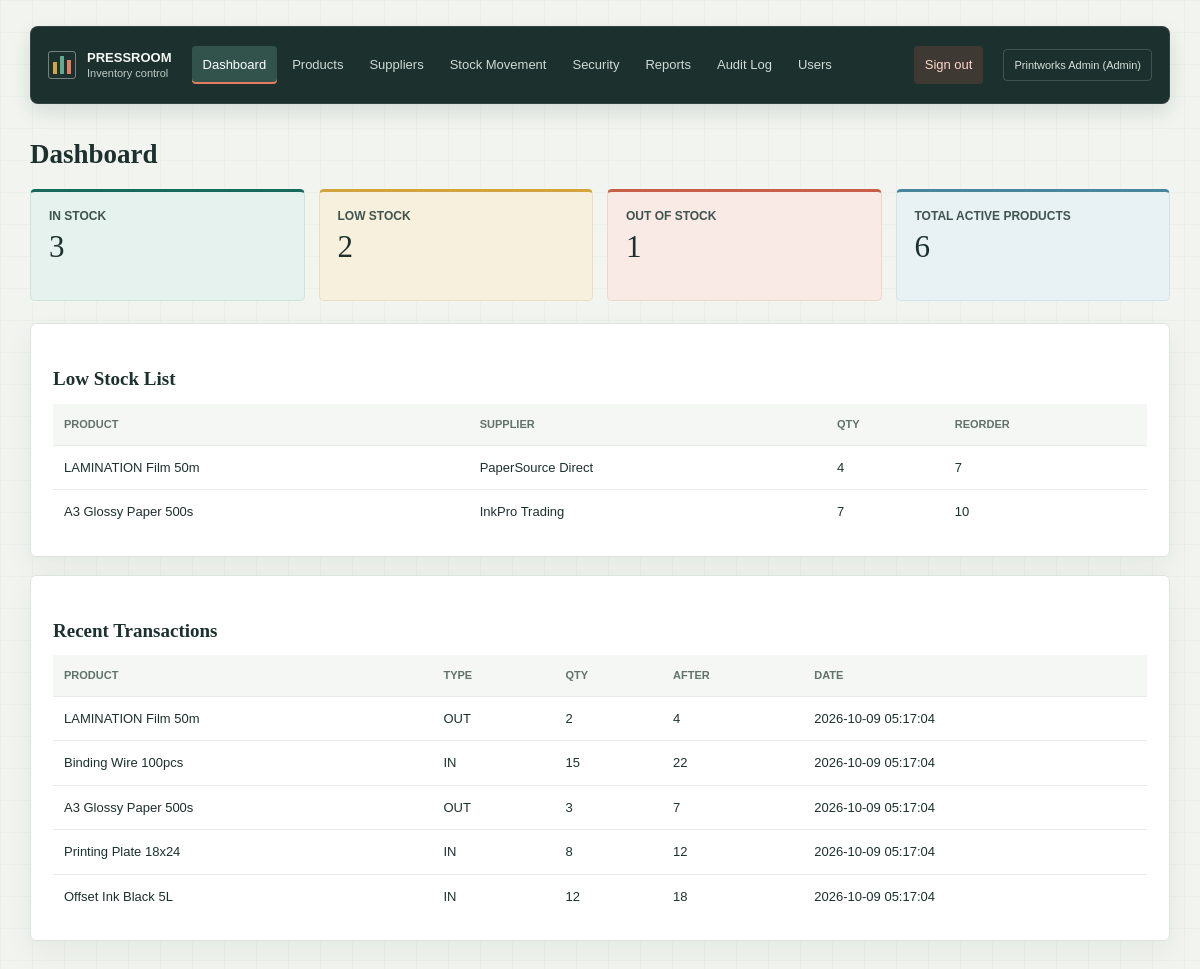
Page /index.php?page=dashboard (signed in) on the committed database.
### tables this page shows
CREATE TABLE USERS (
    id INT AUTO_INCREMENT PRIMARY KEY,
    name VARCHAR(100) NOT NULL,
    email VARCHAR(100) NOT NULL UNIQUE,
    password_hash VARCHAR(255) NOT NULL,
    role ENUM('Admin', 'Manager', 'Staff') NOT NULL,
    is_active TINYINT(1) NOT NULL DEFAULT 1,
    totp_secret TEXT DEFAULT NULL,
    totp_enabled TINYINT(1) NOT NULL DEFAULT 0,
    totp_last_used BIGINT UNSIGNED DEFAULT NULL,
    totp_failed_attempts TINYINT UNSIGNED NOT NULL DEFAULT 0,
    totp_locked_until DATETIME DEFAULT NULL,
    created_at TIMESTAMP DEFAULT CURRENT_TIMESTAMP
);

CREATE TABLE PRODUCTS (
    id INT AUTO_INCREMENT PRIMARY KEY,
    supplier_id INT NOT NULL,
    name VARCHAR(150) NOT NULL,
    sku VARCHAR(100) NOT NULL UNIQUE,
    quantity INT NOT NULL DEFAULT 0,
    reorder_level INT NOT NULL DEFAULT 5,
    is_active TINYINT(1) NOT NULL DEFAULT 1,
    created_at TIMESTAMP DEFAULT CURRENT_TIMESTAMP,
    CONSTRAINT fk_products_supplier FOREIGN KEY (supplier_id) REFERENCES SUPPLIERS(id)
);

CREATE TABLE SUPPLIERS (
    id INT AUTO_INCREMENT PRIMARY KEY,
    name VARCHAR(150) NOT NULL,
    contact_person VARCHAR(100) DEFAULT NULL,
    phone VARCHAR(30) DEFAULT NULL,
    email VARCHAR(100) DEFAULT NULL,
    is_active TINYINT(1) NOT NULL DEFAULT 1,
    created_at TIMESTAMP DEFAULT CURRENT_TIMESTAMP
);

CREATE TABLE TRANSACTION_HISTORY (
    id INT AUTO_INCREMENT PRIMARY KEY,
    product_id INT NOT NULL,
    type ENUM('IN', 'OUT') NOT NULL,
    quantity INT NOT NULL,
    before_quantity INT NOT NULL,
    after_quantity INT NOT NULL,
    notes VARCHAR(255) DEFAULT NULL,
    user_id INT NOT NULL,
    created_at TIMESTAMP DEFAULT CURRENT_TIMESTAMP,
    CONSTRAINT fk_history_product FOREIGN KEY (product_id) REFERENCES PRODUCTS(id),
    CONSTRAINT fk_history_user FOREIGN KEY (user_id) REFERENCES USERS(id)
);

### index.php (the view, shortened to what this page needs)
<?php
require_once __DIR__ . '/functions.php';
$db = getDb();
$error = null;
$message = null;
$page = isset($_GET['page']) && is_string($_GET['page']) ? $_GET['page'] : 'dashboard';
$authenticatedUser = getUserById($db, (int) $_SESSION['user_id']);
if ($page === 'security') {
    $account = getUserById($db, (int) $_SESSION['user_id']);
    $twoFactorEnabled = $account && (int) $account['totp_enabled'] === 1;
    $content = '<div class="card"><h2>Account security</h2>';
    if ($message) { $content .= '<div class="alert success">' . e($message) . '</div>'; }
    if ($error) { $content .= '<div class="alert error">' . e($error) . '</div>'; }
    $content .= '<p>Two-factor authentication is optional. Turn it on for this account here; repeat these steps with each demo account you want to protect.</p>';
    if ($twoFactorEnabled) {
        $content .= '<p>Two-factor authentication is <strong>enabled</strong> for this account.</p>';
        $content .= '<h3>Turn off two-factor authentication</h3>';
        $content .= '<p class="muted">Confirm with your account password and a current authenticator code.</p>';
        $content .= '<form method="post">
            <input type="hidden" name="csrf_token" value="' . e(csrfToken()) . '">
            <div class="field"><label for="disable_password">Current password</label><input id="disable_password" type="password" name="current_password" required autocomplete="current-password"></div>
            <div class="field"><label for="disable_code">Authenticator code</label><input id="disable_code" type="text" name="totp_code" inputmode="numeric" pattern="[0-9]{6}" maxlength="6" required autocomplete="one-time-code"></div>
            <button type="submit" name="disable_totp" class="btn danger">Turn off 2FA</button>
        </form>';
    } elseif (!empty($_SESSION['totp_setup_secret'])) {
        $secret = (string) $_SESSION['totp_setup_secret'];
        $label = rawurlencode('CSE1 Inventory:' . $account['email']);
        $otpauthUri = 'otpauth://totp/' . $label . '?secret=' . rawurlencode($secret) . '&issuer=CSE1%20Inventory&algorithm=SHA1&digits=6&period=30';
        $content .= '<p>Scan this QR code with your authenticator app. Keep it private; anyone who scans it can generate sign-in codes for your account.</p>
            <div id="totp-qr" class="qr-code" role="img" aria-label="Authenticator setup QR code" data-qr-value="' . e($otpauthUri) . '"></div>
            <p class="muted">If you cannot scan the QR code, choose manual setup in your authenticator app and enter these details:</p>
            <ul><li>Account: ' . e($account['email']) . '</li><li>Setup key: <code>' . e($secret) . '</code></li><li>Type: time-based (TOTP)</li></ul>
            <p id="totp-qr-error" class="alert error" hidden>The QR code could not be displayed. Use the setup key above instead.</p>
            <form method="post">
                <input type="hidden" name="csrf_token" value="' . e(csrfToken()) . '">
                <div class="field"><label for="setup_code">Verify setup with an authenticator code</label><input id="setup_code" type="text" name="totp_code" inputmode="numeric" pattern="[0-9]{6}" maxlength="6" required autocomplete="one-time-code"></div>
                <button type="submit" name="confirm_totp_setup" class="btn">Verify and enable 2FA</button>
            </form>
            <script src="assets/vendor/qrcode.js"></script>
            <script src="assets/vendor/qrcode_UTF8.js"></script>
            <script>
                (function () {
                    var target = document.getElementById("totp-qr");
                    var fallback = document.getElementById("totp-qr-error");
                    try {
                        var qr = qrcode(0, "M");
                        qr.addData(target.getAttribute("data-qr-value"), "Byte");
                        qr.make();
                        target.innerHTML = qr.createSvgTag(5, 4);
                    } catch (error) {
                        fallback.hidden = false;
                    }
                }());
            </script>';
    } else {
        $content .= '<p>Two-factor authentication is <strong>off</strong> for this account.</p>';
        $content .= '<p>Use an authenticator app such as Google Authenticator, Microsoft Authenticator, or Authy. Setup requires your current password.</p>';
        $content .= '<form method="post">
            <input type="hidden" name="csrf_token" value="' . e(csrfToken()) . '">
            <div class="field"><label for="setup_password">Current password</label><input id="setup_password" type="password" name="current_password" required autocomplete="current-password"></div>
            <button type="submit" name="begin_totp_setup" class="btn">Enable 2FA for this account</button>
        </form>';
    }
    $content .= '</div>';
} else {
    $stats = getDashboardStats($db);
    $lowStock = getLowStockList($db);
    $latest = getRecentTransactions($db, 5);
    $content = '<div class="card dashboard-summary"><h2>Dashboard</h2>';
    $content .= '<div class="grid two-col"><div class="stat"><h3>In Stock</h3><div class="value">' . $stats['in_stock'] . '</div></div><div class="stat"><h3>Low Stock</h3><div class="value">' . $stats['low_stock'] . '</div></div><div class="stat"><h3>Out of Stock</h3><div class="value">' . $stats['out_of_stock'] . '</div></div><div class="stat"><h3>Total Active Products</h3><div class="value">' . $stats['total'] . '</div></div></div></div>';
    $content .= '<div class="card"><h3>Low Stock List</h3><table><thead><tr><th>Product</th><th>Supplier</th><th>Qty</th><th>Reorder</th></tr></thead><tbody>';
    if (empty($lowStock)) {
        $content .= '<tr><td colspan="4" class="muted">No low-stock items.</td></tr>';
    } else {
        foreach ($lowStock as $row) {
            $content .= '<tr><td>' . e($row['name']) . '</td><td>' . e($row['supplier_name']) . '</td><td>' . (int) $row['quantity'] . '</td><td>' . (int) $row['reorder_level'] . '</td></tr>';
        }
    }
    $content .= '</tbody></table></div>';
    $content .= '<div class="card"><h3>Recent Transactions</h3><table><thead><tr><th>Product</th><th>Type</th><th>Qty</th><th>After</th><th>Date</th></tr></thead><tbody>';
    if (empty($latest)) {
        $content .= '<tr><td colspan="5" class="muted">No transactions yet.</td></tr>';
    } else {
        foreach ($latest as $row) {
            $content .= '<tr><td>' . e($row['product_name']) . '</td><td>' . e($row['type']) . '</td><td>' . (int) $row['quantity'] . '</td><td>' . (int) $row['after_quantity'] . '</td><td>' . e($row['created_at']) . '</td></tr>';
        }
    }
    $content .= '</tbody></table></div>';
}
$user = ['name' => $_SESSION['user_name'], 'role' => $_SESSION['user_role']];
echo renderLayout('Inventory System', $content, $page, $user);

### functions.php (shortened to what this page needs)
<?php
function e(?string $value): string
{
    return htmlspecialchars($value ?? '', ENT_QUOTES, 'UTF-8');
}
function getUserById(PDO $db, int $id): ?array
{
    $stmt = $db->prepare('SELECT * FROM USERS WHERE id = :id LIMIT 1');
    $stmt->execute(['id' => $id]);
    $user = $stmt->fetch();
    return $user ?: null;
}
function getDashboardStats(PDO $db): array
{
    $total = $db->query('SELECT COUNT(*) AS total FROM PRODUCTS WHERE is_active = 1')->fetch();
    $inStock = $db->query('SELECT COUNT(*) AS total FROM PRODUCTS WHERE is_active = 1 AND quantity > reorder_level')->fetch();
    $lowStock = $db->query('SELECT COUNT(*) AS total FROM PRODUCTS WHERE is_active = 1 AND quantity <= reorder_level AND quantity > 0')->fetch();
    $outOfStock = $db->query('SELECT COUNT(*) AS total FROM PRODUCTS WHERE is_active = 1 AND quantity = 0')->fetch();
    return [
        'total' => (int) ($total['total'] ?? 0),
        'in_stock' => (int) ($inStock['total'] ?? 0),
        'low_stock' => (int) ($lowStock['total'] ?? 0),
        'out_of_stock' => (int) ($outOfStock['total'] ?? 0),
    ];
}
function getLowStockList(PDO $db): array
{
    $stmt = $db->query(
        'SELECT p.id, p.name, p.quantity, p.reorder_level, s.name AS supplier_name ' .
        'FROM PRODUCTS p ' .
        'LEFT JOIN SUPPLIERS s ON s.id = p.supplier_id ' .
        'WHERE p.is_active = 1 AND p.quantity <= p.reorder_level AND p.quantity > 0 ' .
        'ORDER BY p.quantity ASC, p.name ASC LIMIT 10'
    );
    return $stmt->fetchAll();
}
function getRecentTransactions(PDO $db, int $limit = 8): array
{
    $stmt = $db->prepare(
        'SELECT th.*, p.name AS product_name, u.name AS user_name ' .
        'FROM TRANSACTION_HISTORY th ' .
        'LEFT JOIN PRODUCTS p ON p.id = th.product_id ' .
        'LEFT JOIN USERS u ON u.id = th.user_id ' .
        'ORDER BY th.created_at DESC, th.id DESC LIMIT :limit'
    );
    $stmt->bindValue(':limit', $limit, PDO::PARAM_INT);
    $stmt->execute();
    return $stmt->fetchAll();
}
function renderNavbar(string $currentPage, array $user): string
{
    $nav = [
        'dashboard' => 'Dashboard',
        'products' => 'Products',
        'suppliers' => 'Suppliers',
        'stock' => 'Stock Movement',
        'security' => 'Security',
    ];
    $role = $user['role'] ?? '';
    if (in_array($role, ['Admin', 'Manager'], true)) {
        $nav['reports'] = 'Reports';
    }
    if ($role === 'Admin') {
        $nav['audit'] = 'Audit Log';
        $nav['users'] = 'Users';
    }
    $html = '<nav class="nav" aria-label="Main navigation"><a class="brand" href="index.php?page=dashboard"><span class="brand-mark" aria-hidden="true"><i></i><i></i><i></i></span><span class="brand-copy"><strong>PRESSROOM</strong><small>Inventory control</small></span></a><div class="nav-links">';
    foreach ($nav as $page => $label) {
        $active = $currentPage === $page ? ' active' : '';
        $html .= '<a class="nav-item' . $active . '" href="index.php?page=' . $page . '"' . ($currentPage === $page ? ' aria-current="page"' : '') . '>' . $label . '</a>';
    }
    $html .= '</div><a class="nav-item danger" href="index.php?logout=1">Sign out</a>';
    $html .= '<span class="user-pill">' . e($user['name']) . ' (' . e($user['role']) . ')</span>';
    $html .= '</nav>';
    return $html;
}
function renderLayout(string $title, string $content, string $currentPage, array $user): string
{
    return '
    <!doctype html>
    <html lang="en">
    <head>
        <meta charset="UTF-8" />
        <meta name="viewport" content="width=device-width, initial-scale=1.0" />
        <title>' . e($title) . '</title>
        <link rel="stylesheet" href="assets/css/app.css" />
    </head>
    <body>
        <div class="app-shell"><div class="container">
            ' . renderNavbar($currentPage, $user) . '
            ' . $content . '
        </div></div>
    </body>
    </html>';
}

### rows in the picture
users: name "Printworks Admin", role "Admin"
products: name "LAMINATION Film 50m", supplier.name "PaperSource Direct", quantity "4", reorder_level "7"
products: name "A3 Glossy Paper 500s", supplier.name "InkPro Trading", quantity "7", reorder_level "10"
transaction_history: product.name "LAMINATION Film 50m", type "OUT", quantity "2", after_quantity "4", created_at "2026-10-09 05:17:04"
transaction_history: product.name "Binding Wire 100pcs", type "IN", quantity "15", after_quantity "22", created_at "2026-10-09 05:17:04"
transaction_history: product.name "A3 Glossy Paper 500s", type "OUT", quantity "3", after_quantity "7", created_at "2026-10-09 05:17:04"
transaction_history: product.name "Printing Plate 18x24", type "IN", quantity "8", after_quantity "12", created_at "2026-10-09 05:17:04"
transaction_history: product.name "Offset Ink Black 5L", type "IN", quantity "12", after_quantity "18", created_at "2026-10-09 05:17:04"

### other values in the picture
$label "Dashboard"
$label "Products"
$label "Suppliers"
$label "Stock Movement"
$label "Security"
$label "Reports"
$label "Audit Log"
$label "Users"
$stats['in_stock'] "3"
$stats['low_stock'] "2"
$stats['out_of_stock'] "1"
$stats['total'] "6"
